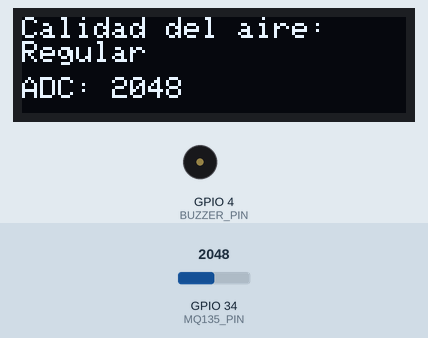
This sketch was run on a simulated ESP32. On the bench: 128×32 one-colour display, buzzer (waves = sounding, pin HIGH). The inputs (shaded band) are chosen by the test bench; at power-on: GPIO 34 (MQ135_PIN) = 2048. What the sketch prints to the serial monitor is not drawn.

Above: at 3.2 s.
3.3 s: GPIO 34 (MQ135_PIN) set to 2454
At 3.9 s:
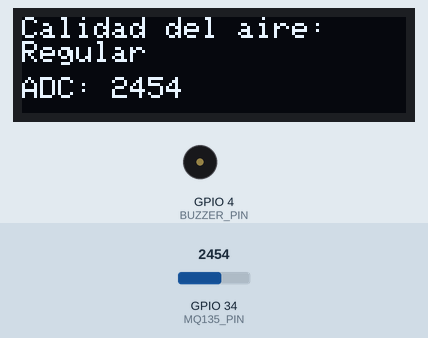
5.0 s: GPIO 34 (MQ135_PIN) set to 2558
At 6.3 s:
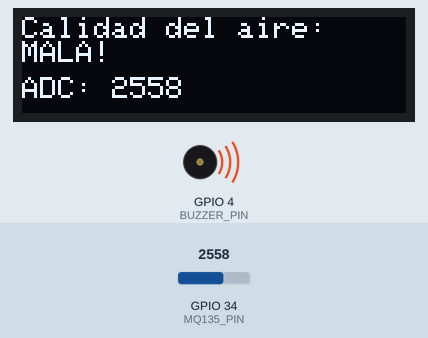
6.6 s: GPIO 34 (MQ135_PIN) set to 1460
At 7.8 s:
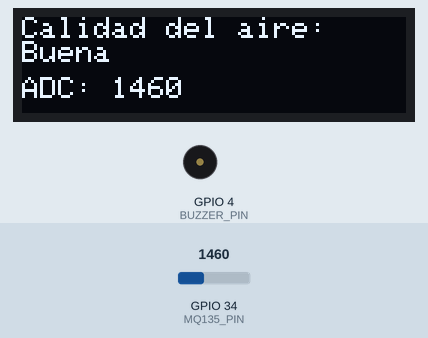
Timing chart, 0 to 9.6 s (numbered marks = the images above; inputs shaded):
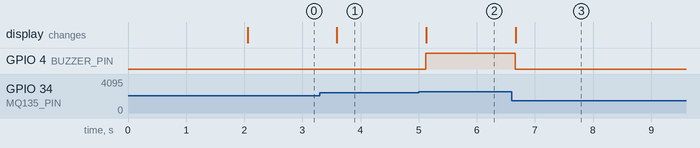

Measured:
- the behaviour switches between 2499 and 2500 on GPIO 34 (MQ135_PIN) (found by bisection; images 1 and 2)
- after the input at 3.3 s, the display: changes after 0.30 s (image 1)
- after the input at 5.0 s, GPIO 4 (BUZZER_PIN): LOW → HIGH after 0.12 s; the display: changes after 0.13 s (image 2)
- after the input at 6.6 s, GPIO 4 (BUZZER_PIN): HIGH → LOW after 0.06 s; the display: changes after 0.07 s (image 3)

The sketch:

sensorAire.ino
```cpp
#include <WiFi.h>
#include <WebServer.h>
#include <Wire.h>
#include <Adafruit_GFX.h>
#include <Adafruit_SSD1306.h>

// -------- CONFIGURACIONES --------
#define MQ135_PIN 34
#define BUZZER_PIN 4

const char* ssid     = "ESP32_AIRE";
const char* password = "12345678";

Adafruit_SSD1306 display(128, 32, &Wire);

// Servidor web
WebServer server(80);

// ------- HTML -------
String htmlPage() {
  int valor = analogRead(MQ135_PIN);
  //String calidad = (valor < 1000) ? "Buena" : (valor < 1250) ? "Regular" : "Mala";
  String calidad = (valor < 1500) ? "Buena" : (valor < 2500) ? "Regular" : "Mala";

  String page = R"(
  <!DOCTYPE html>
  <html>
  <head>
    <meta charset="utf-8">
    <title>Calidad del Aire</title>
    <style>
      body { font-family: Arial; text-align: center; background:#eef; padding:20px; }
      .card { background:white; padding:20px; border-radius:12px; box-shadow:0 0 10px #999; width:80%; margin:auto; }
      .value { font-size: 2rem; margin-top:10px; }
      .good { color:green; }
      .mid { color:orange; }
      .bad { color:red; }
    </style>
  </head>
  <body>
    <h2>🌬 Sistema Calidad de Aire</h2>
    <div class="card">
      <p>Valor MQ-135:</p>
      <p class="value">)" + String(valor) + R"(</p>
      <p>Calidad:</p>
      <p class="value )";

  if (valor < 1500) page += "good";
  else if (valor < 2500) page += "mid";
  else page += "bad";

  page += R"(">)" + calidad + R"(</p>
    </div>
  </body>
  </html>
  )";

  return page;
}

// ----------- MANEJADORES ----------
void handleRoot() {
  server.send(200, "text/html", htmlPage());
}

void setup() {
  Serial.begin(115200);

  pinMode(BUZZER_PIN, OUTPUT);
  digitalWrite(BUZZER_PIN, LOW);

  // Iniciar OLED
  if (!display.begin(SSD1306_SWITCHCAPVCC, 0x3C)) {
    Serial.println("OLED no encontrado");
    for(;;);
  }

  display.clearDisplay();
  display.setTextSize(1);
  display.setTextColor(SSD1306_WHITE);

  // WiFi AP
  WiFi.softAP(ssid, password);
  Serial.print("AP iniciada, IP: ");
  Serial.println(WiFi.softAPIP());

  server.on("/", handleRoot);
  server.begin();

  display.clearDisplay();
  display.setCursor(0,0);
  display.println("Sistema Aire");
  display.println("Conectado a:");
  display.println(ssid);
  display.display();
  delay(2000);
}

void loop() {
  server.handleClient();

  int valor = analogRead(MQ135_PIN);

  // Mostrar en la pantalla
  display.clearDisplay();
  display.setCursor(0,0);
  display.println("Calidad del aire:");

  if (valor < 1500) {
  //if (valor < 1000) {
    display.println("Buena");
    digitalWrite(BUZZER_PIN, LOW);
  } else if (valor < 2500) {
  //} else if (valor < 1240) {
    display.println("Regular");
    digitalWrite(BUZZER_PIN, LOW);
  } else {
    display.println("MALA!");
    digitalWrite(BUZZER_PIN, HIGH); // alarma
  }

  display.setCursor(0,20);
  display.print("ADC: ");
  display.print(valor);
  display.display();

  delay(500);
}
```
